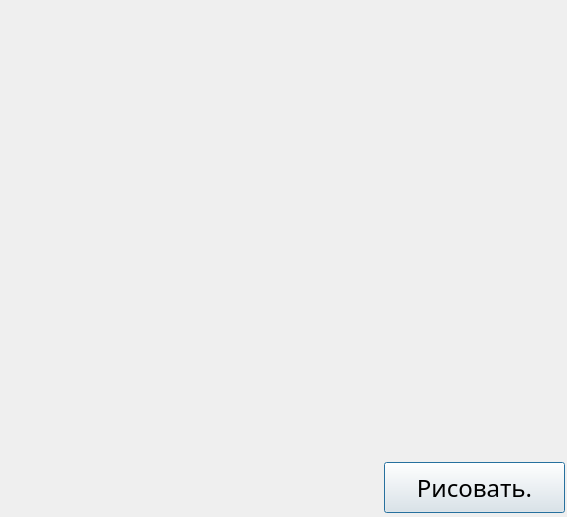
<?xml version="1.0" encoding="UTF-8"?>
<ui version="4.0">
 <class>Dialog</class>
 <widget class="QDialog" name="Dialog">
  <property name="geometry">
   <rect>
    <x>0</x>
    <y>0</y>
    <width>567</width>
    <height>517</height>
   </rect>
  </property>
  <property name="windowTitle">
   <string>Dialog</string>
  </property>
  <widget class="QPushButton" name="pushButton">
   <property name="geometry">
    <rect>
     <x>384</x>
     <y>462</y>
     <width>181</width>
     <height>51</height>
    </rect>
   </property>
   <property name="font">
    <font>
     <family>Tw Cen MT</family>
     <pointsize>18</pointsize>
     <weight>50</weight>
     <bold>false</bold>
    </font>
   </property>
   <property name="text">
    <string>Рисовать.</string>
   </property>
  </widget>
 </widget>
 <resources/>
 <connections/>
</ui>
